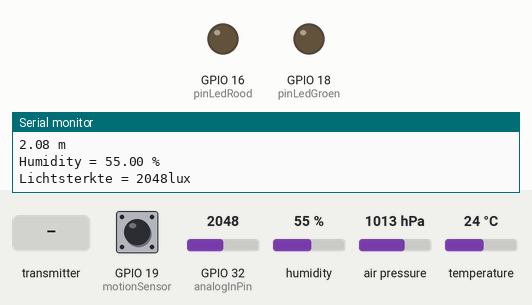
Simulated run of this program. Board: ESP32. Shown: output pins drawn as LEDs (lit = HIGH), the last lines printed to the serial monitor. The test bench sets the inputs (shaded band); at power-on: GPIO 19 (motionSensor) LOW, GPIO 32 (analogInPin) = 2048, humidity 55 %, air pressure 1013 hPa, temperature 24 °C.

Above: at 1.2 s.
1.3 s: GPIO 19 (motionSensor) driven HIGH
At 2.5 s:
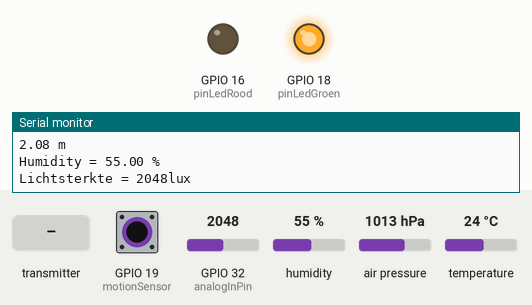
2.8 s: the transmitter starts sending a = 0
4.3 s: GPIO 19 (motionSensor) pulsed LOW 5 times (0.12 s each, 0.3 s apart)
7.3 s: GPIO 19 (motionSensor) pulsed LOW 5 times (0.12 s each, 0.3 s apart)
At 19.8 s:
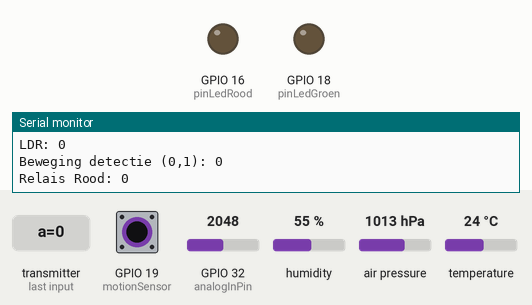
Timing chart, 0 to 20.1 s (numbered marks = the images above; inputs shaded):
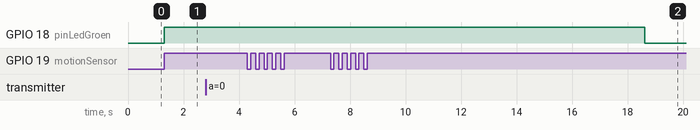

Measured:
- after the input at 1.3 s, GPIO 18 (pinLedGroen): LOW → HIGH at once
- after the input at 7.3 s, GPIO 18 (pinLedGroen): HIGH → LOW after 11.3 s instead of 8.3 s

The program:

main.cpp
```cpp
// (licence header left out)
#include <Arduino.h>
#include <Wire.h>
#include <Adafruit_Sensor.h>
#include <Adafruit_BME280.h>

#include <esp_now.h>
#include <WiFi.h>

// REPLACE WITH YOUR RECEIVER MAC Address  (Esp32_espnow_Rx)
uint8_t broadcastAddress[] = {0xc0, 0x49, 0xef, 0xcd, 0x0b, 0x9c};

typedef struct struct_message {
  char a[32];
  float t;  // temperatuur
  float p;  // luchtdruk
  float h;  // vochtigheid
  int l;  // LDR
  int b;    // bewegingsdetetie
  int r;    // voor inschakelen relais door Receiver (Rx)
} struct_message;

unsigned long lastTime = 0;
unsigned long timerDelay = 1000;
unsigned long now = millis();
unsigned long lastTrigger = 0;
boolean startTimer = false;

// Create a struct_message called myData
//struct_message myData;

// Create a struct_message called BME280Readings to hold sensor readings
struct_message BME280Readings;

// Create a struct_message to hold incoming sensor readings
struct_message incomingReadings;


esp_now_peer_info_t peerInfo;

// callback when data is sent
void OnDataSent(const uint8_t *mac_addr, esp_now_send_status_t status) {
  Serial.print("\r\nLast Packet Send Status:\t");
  Serial.println(status == ESP_NOW_SEND_SUCCESS ? "Delivery Success" : "Delivery Fail");
}

// Espnow  callback function when data is received
void OnDataRecv(const uint8_t * mac, const uint8_t *incomingData, int len) {
  memcpy(&incomingReadings, incomingData, sizeof(incomingReadings));
  Serial.print("Bytes received from ESP32_espnow_Rx: ");
  Serial.println(len);
  Serial.print("Char: ");
  Serial.println(incomingReadings.a);
  Serial.print("T ");
  Serial.println(incomingReadings.t);
  Serial.print("P: ");
  Serial.println(incomingReadings.p);
  Serial.print("H: ");
  Serial.println(incomingReadings.h);
  Serial.print("LDR: ");
  Serial.println(incomingReadings.l);
  Serial.print("Beweging detectie (0,1): ");
  Serial.println(incomingReadings.b);
  Serial.print("Relais Rood: ");
  Serial.println(incomingReadings.r);
  Serial.println();
}

/*#include <SPI.h>
#define BME_SCK 18
#define BME_MISO 19
#define BME_MOSI 23
#define BME_CS 5*/

#define timeSeconds 10
#define SEALEVELPRESSURE_HPA (1013.25)

Adafruit_BME280 bme; // I2C
//Adafruit_BME280 bme(BME_CS); // hardware SPI
//Adafruit_BME280 bme(BME_CS, BME_MOSI, BME_MISO, BME_SCK); // software SPI

int pinLedGroen = 18;
int pinLedRood = 16;
const int analogInPin = 32;  // ESP32 pin 32 = Touch 9 / ADC 4

// beweging vastleggen
const int motionSensor = 19; // PIR Motion Sensor (D5)
bool motionDetected = false;
int beweging =0;  //gekoppeld aan motiondetection

// Checks if motion was detected, sets LED HIGH and starts a timer
void IRAM_ATTR detectsMovement() {
  Serial.println("MOTION DETECTED!!!");
  digitalWrite(pinLedGroen, HIGH);
  beweging = 1;
  startTimer = true;
  lastTrigger = millis();
}


void printValues() {
  Serial.print("Temperature = ");
  Serial.print(bme.readTemperature());
  Serial.println(" *C");

  // Convert temperature to Fahrenheit
  /*Serial.print("Temperature = ");
  Serial.print(1.8 * bme.readTemperature() + 32);
  Serial.println(" *F");*/

  Serial.print("Pressure = ");
  Serial.print(bme.readPressure() / 100.0F);
  Serial.println(" hPa");

  Serial.print("Approx. Altitude = ");
  Serial.print(bme.readAltitude(SEALEVELPRESSURE_HPA));
  Serial.println(" m");

  Serial.print("Humidity = ");
  Serial.print(bme.readHumidity());
  Serial.println(" %");

  Serial.print("Lichtsterkte = ");
  Serial.print(analogRead(analogInPin));
  Serial.println("lux");


  if(incomingReadings.r==1){
    digitalWrite(pinLedRood,HIGH);
  } else {digitalWrite(pinLedRood,LOW);}

}

void setup() {
  Serial.begin(115200);
  Serial.println(F("BME280 test"));

  bool status;

 // PIR Motion Sensor mode INPUT_PULLUP
  pinMode(motionSensor, INPUT_PULLUP);

 // Set motionSensor pin as interrupt, assign interrupt function and set RISING mode
 attachInterrupt(digitalPinToInterrupt(motionSensor), detectsMovement, RISING);

 pinMode(pinLedGroen,OUTPUT);
 digitalWrite(pinLedGroen,LOW);
 pinMode(pinLedRood,OUTPUT);
 digitalWrite(pinLedRood,LOW);

  // default settings
  // (you can also pass in a Wire library object like &Wire2)
  status = bme.begin(0x76);
  if (!status) {
    Serial.println("Could not find a valid BME280 sensor, check wiring!");
    while (1);
  }

  // Set device as a Wi-Fi Station
  WiFi.mode(WIFI_STA);

  // Init ESP-NOW
  if (esp_now_init() != ESP_OK) {
    Serial.println("Error initializing ESP-NOW");
    return;
  }

  // Once ESPNow is successfully Init, we will register for Send CB to
  // get the status of Trasnmitted packet
  esp_now_register_send_cb(OnDataSent);

  // Once ESPNow is successfully Init, we will register for recv CB to get recv packer info
    esp_now_register_recv_cb(OnDataRecv);

  // Register peer
  memcpy(peerInfo.peer_addr, broadcastAddress, 6);
  peerInfo.channel = 0;
  peerInfo.encrypt = false;

  // Add peer
  if (esp_now_add_peer(&peerInfo) != ESP_OK){
    Serial.println("Failed to add peer");
    return;
  }

}


void loop() {


if ((millis() - lastTime) > timerDelay) {
 lastTime = millis();
// Set values to send
    //strcpy(myData.a, "THIS IS een Test");
    BME280Readings.p = bme.readPressure()/100.0F;
    BME280Readings.t = bme.readTemperature();
    BME280Readings.h = bme.readHumidity();
    BME280Readings.l = analogRead(analogInPin);
    BME280Readings.b = beweging;

  // Send message via ESP-NOW
  esp_err_t result = esp_now_send(broadcastAddress, (uint8_t *) &BME280Readings, sizeof(BME280Readings));

  if (result == ESP_OK) {
    Serial.println("Sent with success");
  }
  else {
    Serial.println("Error sending the data");
  }
  printValues();
}
now = millis();
  // Turn off the LED after the number of seconds defined in the timeSeconds variable
  if(startTimer && (now - lastTrigger > (timeSeconds*1000))) {
    Serial.println("Motion stopped...");
    digitalWrite(pinLedGroen, LOW);
    beweging = 0;
    startTimer = false;
  }
}
```
